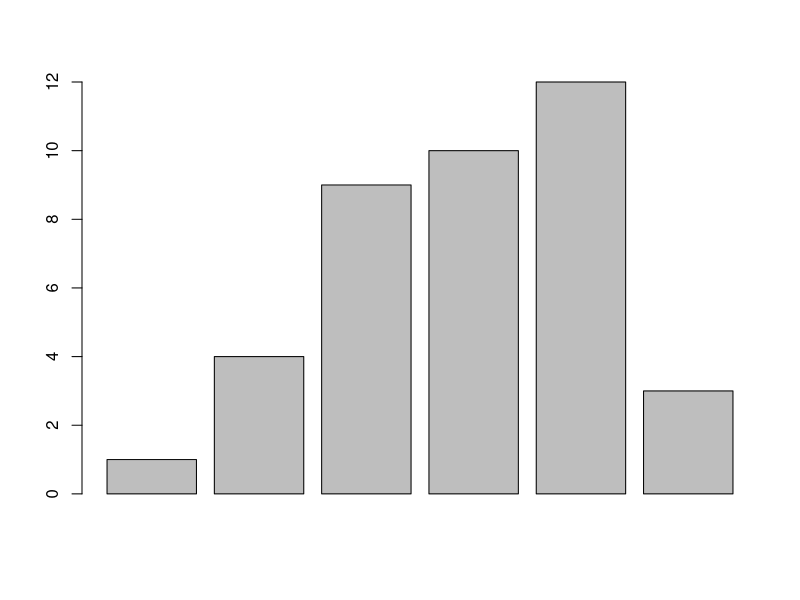
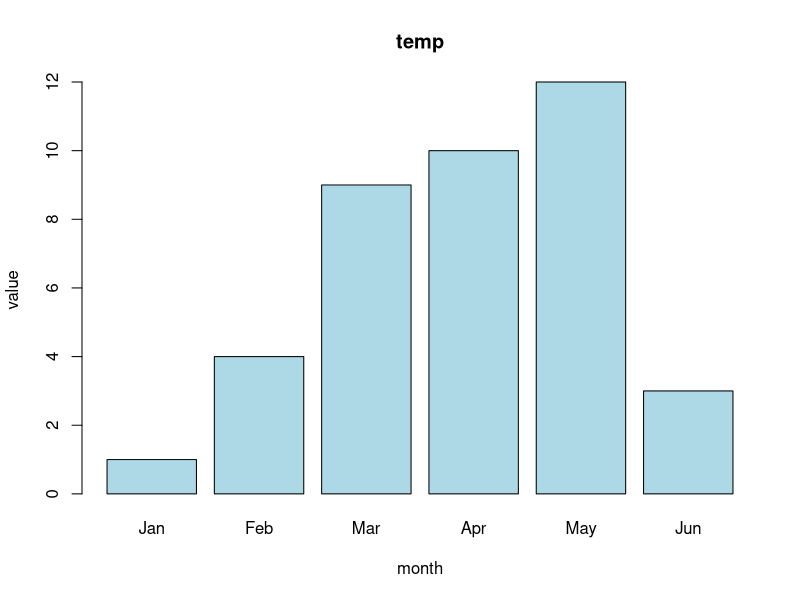
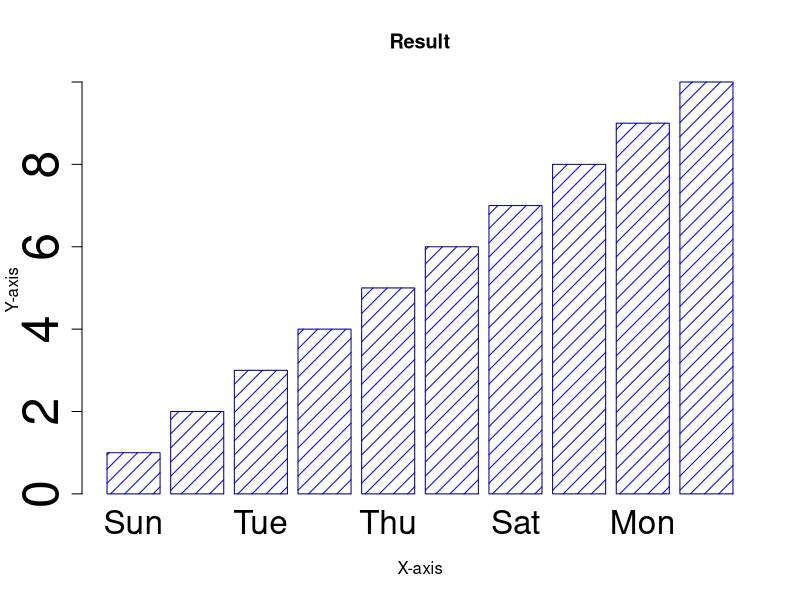
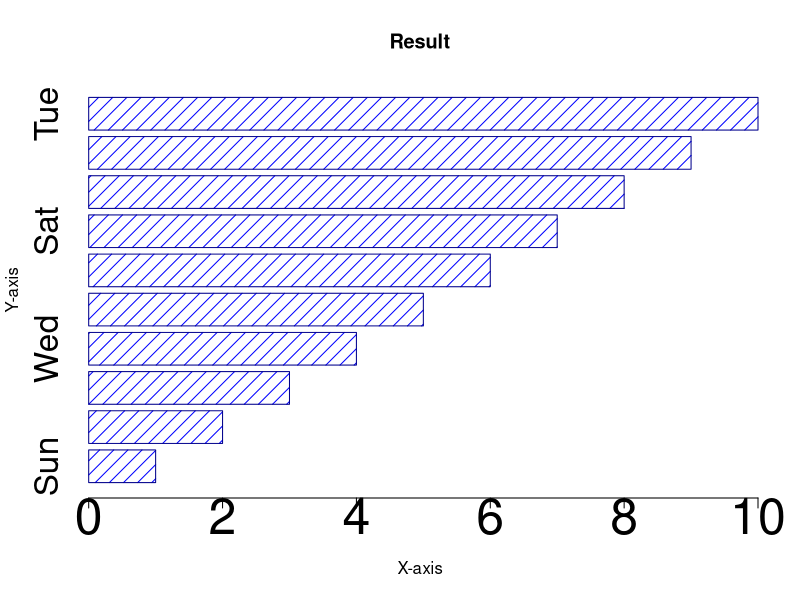
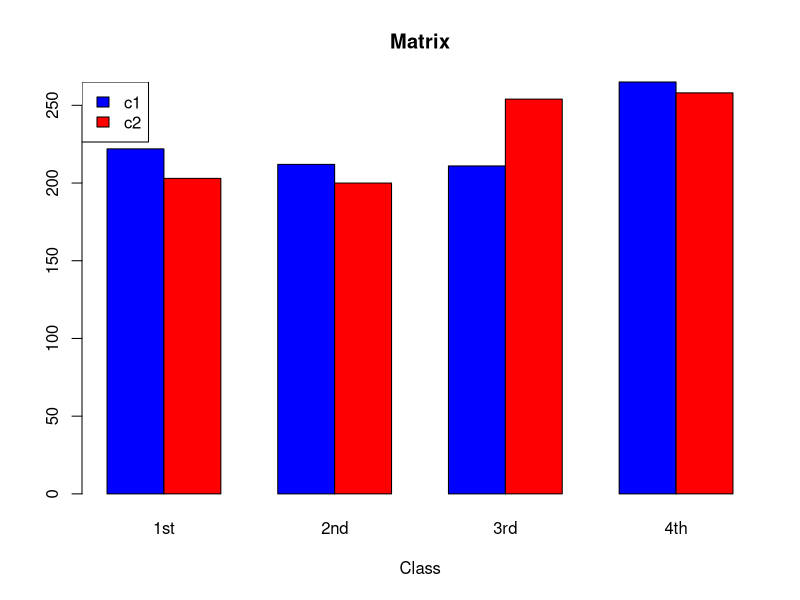
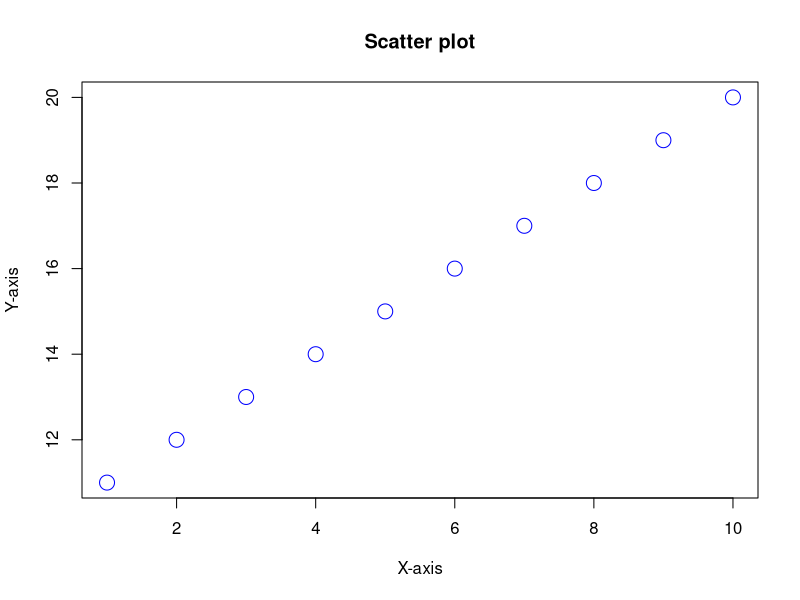
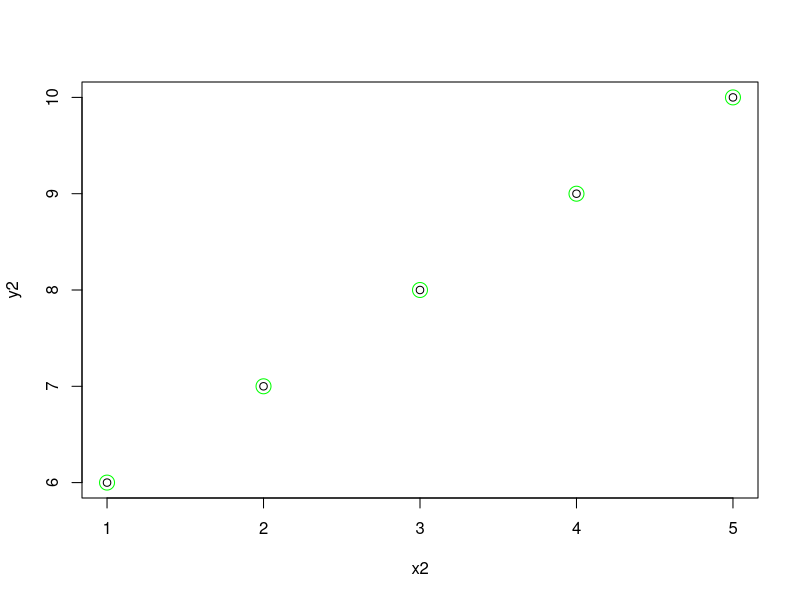
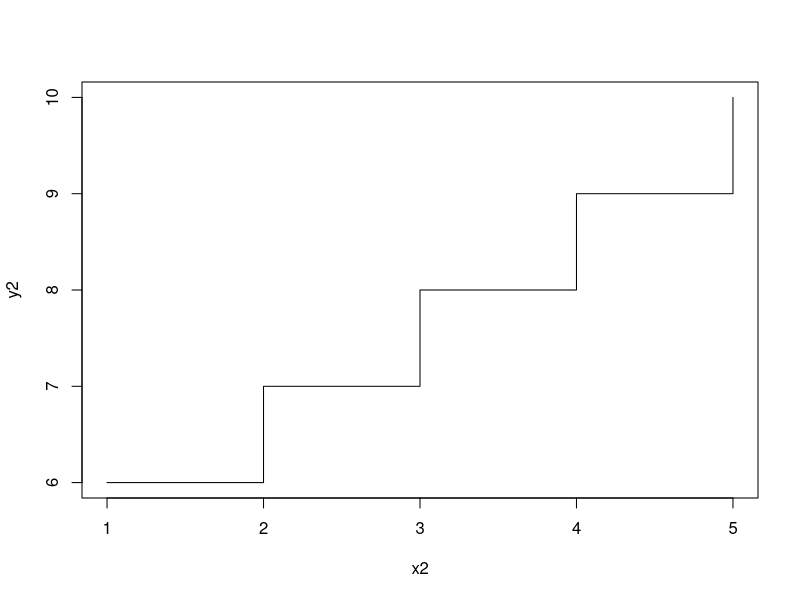

Generate these figures, in order, with R:
#plots

#barplot() : used to represent data in bar graphs
# syntax: barplot(v, xlab, ylab, main, col, names.arg)
#main- title of the bar plot
#xlab- name for x-axis
#ylab- name for y-axis
#col- color of bars
#names.arg- titles below bars
a<-c(1,4,9,10,12,3)
barplot(a)
barplot(a, main = "temp", xlab="month",ylab="value",col = "lightblue", names.arg=c("Jan","Feb","Mar","Apr","May","Jun"))

x<-c(1:10)
result<-barplot(x, main="Result",xlab="X-axis",ylab = "Y-axis",names.arg=c("Sun","Mon","Tue","Wed","Thu","Fri","Sat","Sun","Mon","Tue"),col = "blue",density = 10,border = "darkblue",cex.names = 2,cex.axis = 3)
# to change the texture of the bar plot, density is used
# to change the color of border, border=color is used
# for character expansion, use cex.names, cex.axis

#to convert a bar plot into horizontal, use horiz=true
result1<-barplot(x, main="Result",xlab="X-axis",ylab = "Y-axis",names.arg=c("Sun","Mon","Tue","Wed","Thu","Fri","Sat","Sun","Mon","Tue"),col = "blue",density = 10,border = "darkblue",cex.names = 2,cex.axis = 3, horiz = TRUE)

z<-matrix(c(222,203,212,200,211,254,265,258), nrow=2, ncol=4)
lt<-barplot(z, main="Matrix",xlab = "Class", names.arg = c("1st","2nd","3rd","4th"), col=c("blue","red"),beside = TRUE)
# beside is used for making plots side by side. otherwise they will be on top of each
legend("topleft",c("c1","c2"),fill = c("blue","red"))


# scatterplot : used to create scatterplots
# syntax: plot()
x1<-c(1:10)
y1<-c(11:20)
plot(x1,y1,main = "Scatter plot",xlab = "X-axis",ylab = "Y-axis",col="blue",cex=2)

x2 <- c(1:5)
y2 <- c(6:10)
plot(x2, y2)
points(x2, y2, col = "green", cex = 2)  # to compare two scatter plots, we will use points function
plot(x2,y2,type = "s") #staircase will be represented
plot(x2,y2,type="p") #circle
plot(x2,y2,type="o")  #circle along with trendline
plot(x2,y2,type="n") #empty graph
# type tells what the graph element to represent data

v<-c(13,22,28,7,31)
w<-c(11,13,32,6,35)
lines(v,type = "o",col="blue")
lines(w,type="o",col="green")
# to compare two scatter plots with line, lines function will be used. there should be two vectors to compare. run the chunks to understand better



#create 3 numeric vectors, represent these vectors in a line graph
#assign the title according to your choice and also label "x-axis" and "y-axis"
# for 1st vector, the type should be "s" and color green
# for 2nd vector, the type should be "o" and color blue
# for 3rd vector, the type should be "s" and color black
# compare all line graphs
a1<-c(1:10)
b1<-c(11:20)
c1<-c(21:30)
plot(a1, main="Vector 1",xlab="X-axis", ylab="Y-axis", type="n")
#plot(b1, main="Vector 2",xlab="X-axis", ylab="Y-axis")
#plot(c1, main="Vector 3",xlab="X-axis", ylab="Y-axis")
lines(a1,type="s",col="green")
lines(b1,type="o",col="blue")
lines(c1,type="s",col="black")


# create a matrix and represent matrix as scatter plot
# create two vectors and represent these vectors as scatter plot
# create two more vectors and represent these vectors as scatter plot
# compare the scatter plots
a2<-matrix(c(1:10),nrow = 2,ncol=5)
plot(a2,col="black")
b2<-c(11:20)
c2<-c(21:30)
plot(b2,c2,col="blue")
points(b2,c2,col="violet",cex=2)
d2<-c(31:40)
e2<-c(41:50)
plot(d2,e2,col="green")
points(d2,e2,col="violet",cex=2)
#run chunks for better understanding